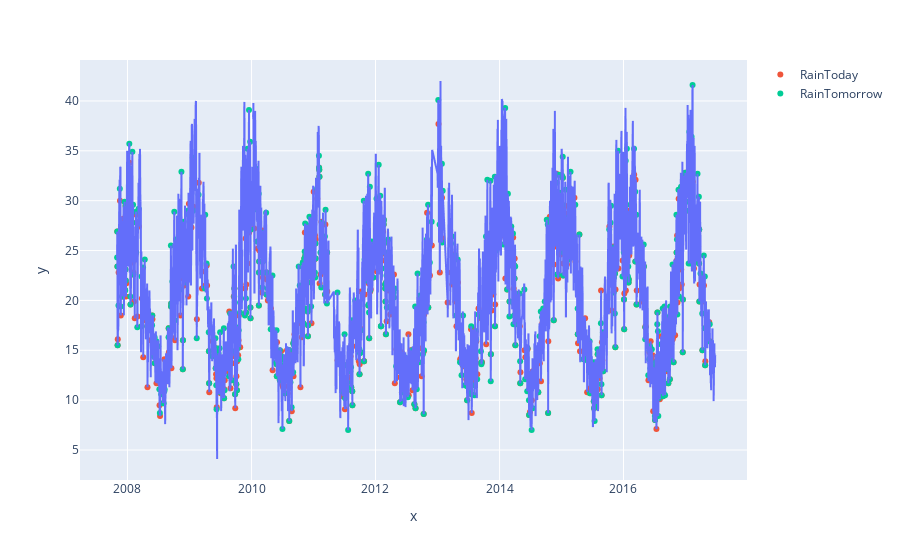

Notebook cell for this chart:
### Code cell
line_fig = px.line(x=Canberra_dta['Date'], y=Canberra_dta['MaxTemp'])

rain_today = (Canberra_dta[Canberra_dta['RainToday']==1]) 
rain_tomorrow = (Canberra_dta[Canberra_dta['RainTomorrow']==1]) 
line_fig.add_scatter(x=rain_today['Date'], y=rain_today['MaxTemp'], mode='markers', name='RainToday')
line_fig.add_scatter(x=rain_tomorrow['Date'], y=rain_tomorrow['MaxTemp'], mode='markers', name='RainTomorrow')

line_fig.show()

### Figure 1 — Plotly figure (JSON) as saved in the notebook; plotly's stock layout.template omitted (floating-point values rounded to 4 significant figures; data arrays with more than 128 entries replaced by an {"elided": "..."} marker saying what was removed)
{"data": [{"hovertemplate": "x=%{x}<br>y=%{y}<extra></extra>", "legendgroup": "", "line": {"color": "#636efa", "dash": "solid"}, "marker": {"symbol": "circle"}, "mode": "lines", "name": "", "showlegend": false, "type": "scattergl", "x": {"elided": "3402 str values"}, "xaxis": "x", "y": {"elided": "3402 float values"}, "yaxis": "y"}, {"mode": "markers", "name": "RainToday", "type": "scatter", "x": {"elided": "624 str values"}, "y": {"elided": "624 float values"}}, {"mode": "markers", "name": "RainTomorrow", "type": "scatter", "x": {"elided": "625 str values"}, "y": {"elided": "625 float values"}}], "layout": {"legend": {"tracegroupgap": 0}, "margin": {"t": 60}, "xaxis": {"anchor": "y", "domain": [0, 1], "title": {"text": "x"}}, "yaxis": {"anchor": "x", "domain": [0, 1], "title": {"text": "y"}}}}
